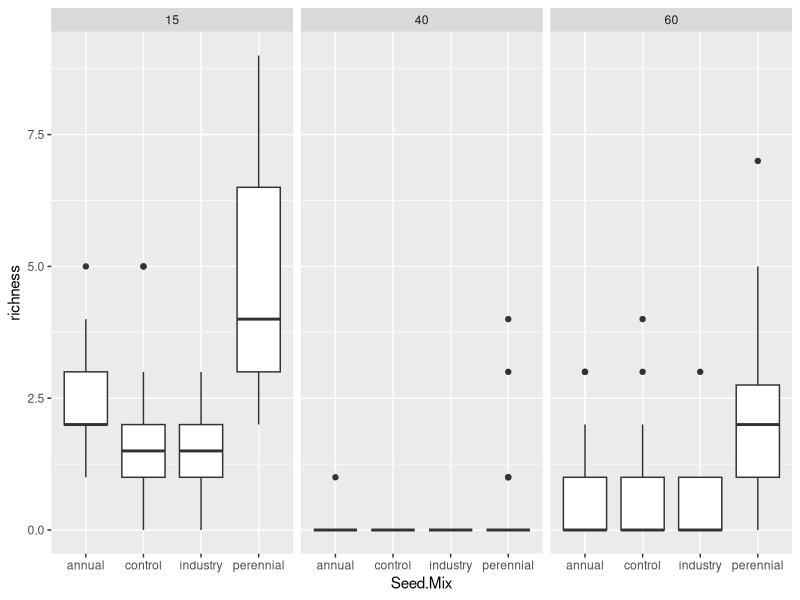
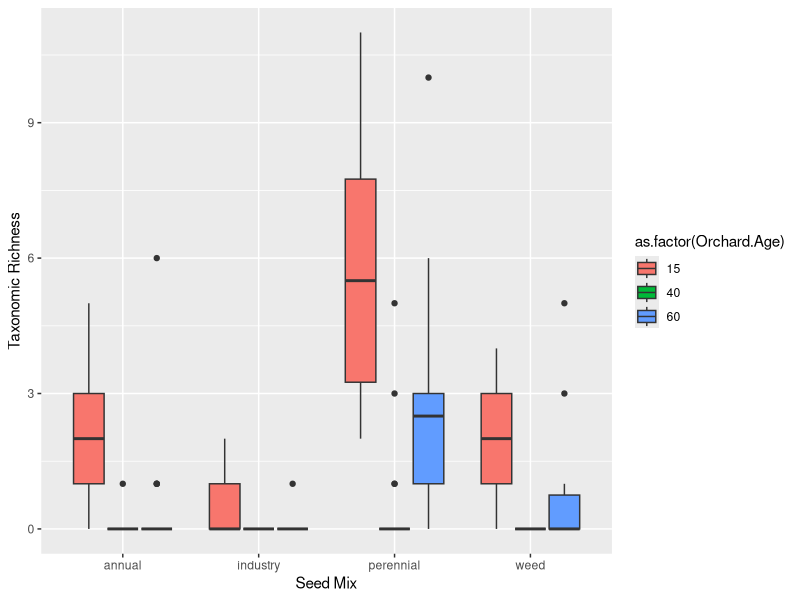

Write R code to recreate these figures, in order.
## POLLINATOR THESIS PROJECT FIGURES
## Taxonomic richness by seed mix


## Libraries needed
library(tidyverse)
library(ggplot2)
library(dplyr)

#############################
#############################
## Import data
## Clean up column names and columns


#add in a full plot list to account for zeroes
plots <- read.csv("canopy_cover.csv")%>%
  filter(year==2021)%>% #have to do this here
  mutate(seedmix=ifelse(seedmix=="annuals", "annual", ifelse(seedmix=="perennials", "perennial", seedmix)))%>%
  dplyr::select(1:4)
names(plots) <- c("Orchard.Age", "Block", "Management", "Seed.Mix")

collectedpollinators_combined <- read.csv("collectedpollinators_combined.csv")
names(collectedpollinators_combined) <- c("Year", "Day","Month", "Orchard.Age","Block","Management",
                                          "Seed.Mix","Host.Plant","Order","Genus", "Notes",
                                          "Weed.ID", "Count")

collectedpollinators <- collectedpollinators_combined%>%
  mutate(Management=ifelse(Management=="flailscrape"|Management=="scraped", "scraped", ifelse(Management=="flail"|Management=="flailed", "flailed", "unmanaged")))%>%
  mutate(Seed.Mix=ifelse(Seed.Mix=="annuals"|Seed.Mix=="annual", "annual", ifelse(Seed.Mix=="perennials"|Seed.Mix=="perennial", "perennial", Seed.Mix)))%>%
  group_by(Year, Orchard.Age, Block, Management, Seed.Mix, Host.Plant, Order, Genus)%>%
  summarize(Count=sum(Count))
seedmix.rich<-collectedpollinators%>% #this is just the richness in each plot (ignoring what the species is)
  ungroup()%>%
  group_by(Orchard.Age, Block, Management, Seed.Mix)%>%
 summarize(richness=length(unique(Genus)))
seedmix.rich<-full_join(plots, seedmix.rich)%>%
  mutate(richness=ifelse(is.na(richness), 0, richness))

#############################
#############################

## First, I need to filter the collected pollinators dataset to find the taxonomic
## richness for each seed mix
## To do this, I don't actually want to use the 'Seed.Mix' column, since it's just
## the sub-plot that the insect was collected in and might have escapee plants in it.
## Instead, I should be able to filter by the actual plant that an insect was collected on
## and put it in the corresponding seed mix category
## E.g., if an insect was collected off of Achillea that was in the 'annual' subplot, I'll
## just look at the plant identity it was collected off of when adding it to the taxonomic
## richness value for the perennial seed mix -- so it doesn't matter that it was collected
## in an annual sub-plot.

annualspecies <- c("collomia", "amsinckia", "clarkia", "epilobium", "gilia",
                    "lotus", "plectritis", "sanguisorba")

perennialspecies <- c("achillea", "agoseris", "lomatium", "potentilla",
                                                      "prunella", "viola", "geum", "eriophyllum")

industryspecies <- c("barley", "oats", "vetch", "clover")

taxonomicrichness<-collectedpollinators%>% #this is just the richness in each plot (ignoring what the species is)
  mutate(seedmix2=ifelse(Host.Plant%in%perennialspecies, "perennial",
                         ifelse(Host.Plant%in%annualspecies, "annual", 
                                ifelse(Host.Plant%in%industryspecies, "industry", 
                                       ifelse(Host.Plant=="weed","weed", Host.Plant)))))%>%
  ungroup()%>%
  group_by(Orchard.Age, Block, Management, seedmix2)%>%
  summarize(richness=length(unique(Genus)))

newplots<-plots%>%  #convert to species types
  mutate(seedmix2=ifelse(Seed.Mix=="control", "weed", Seed.Mix))%>%
  dplyr::select(-Seed.Mix)

taxonomicrichness<-full_join(newplots, taxonomicrichness)%>% #need zeroes
  mutate(richness=ifelse(is.na(richness), 0, richness))



#############################
#############################

## Plot
## I want to do a box plot with error bars

#version 1: the actual seedmix
ggplot(subset(seedmix.rich, Seed.Mix!="megamix"), aes(x=Seed.Mix, y=richness))+geom_boxplot()+ #how did megamix get in here?
  facet_wrap(~Orchard.Age)

#version 2: based on species type
ggplot(subset(taxonomicrichness, seedmix2!="megamix"), aes(x=seedmix2, y=richness))+
  geom_boxplot(aes(fill=as.factor(Orchard.Age))) +
  labs(x="Seed Mix", y="Taxonomic Richness")


#############################
#############################
## Statistics
## I want to do a similar stat test (anova and Tukey) to what I did for visitations to see
## if there's statistically significant differences in richness between seed mixes.

seedmixrichnessmeans<-taxonomicrichness%>%
ungroup()%>%
    group_by(Orchard.Age, Block, seedmix2)
  
aov <- aov(richness~seedmix2, data=seedmixrichnessmeans)
summary(aov)

## issue -- megamix shouldn't be in here; it's all zeroes
  
tukey <- TukeyHSD(aov, conf.level=.95)

## there is a statistically significant difference between perennials and industry, and
## perennials and weeds

#############################
#############################
## Statistics
## I also want to test if there's differences in richness within each orchard age

aovrichnessorchards <- aov(richness~seedmix2*as.factor(Orchard.Age), data=seedmixrichnessmeans)
tukey2 <- TukeyHSD(aovrichnessorchards, conf.level=.95)

#############################
#############################
## Statistics
## There's significance between the perennial seed mix and all other seed mixes in both the 15 year and 60 year orchards,
## so I'm going to test if there are any significant differences between species
## within the perennial seed mix.

perennialrichness<-collectedpollinators%>%
  mutate(seedmix2=ifelse(Host.Plant%in%perennialspecies, "perennial",
                         ifelse(Host.Plant%in%annualspecies, "annual", 
                                ifelse(Host.Plant%in%industryspecies, "industry", 
                                       ifelse(Host.Plant=="weed","weed", Host.Plant)))))%>%
  ungroup()%>%
  group_by(Orchard.Age, Block, Host.Plant, seedmix2)%>%
  summarize(richness=length(unique(Genus)))%>%
  filter(seedmix2 == "perennial")

## Stat tests
aovperennialrichness <- aov(richness~Host.Plant, data=perennialrichness)
tukey3 <- TukeyHSD(aovperennialrichness, conf.level=.95)

## No significance between species across all orchard ages, so I'll look at it within 
## each orchard age:
aovperennialrichorchard <- aov(richness~Host.Plant*as.factor(Orchard.Age), data=perennialrichness)
tukey4 <- TukeyHSD(aovperennialrichorchard, conf.level=.95)
